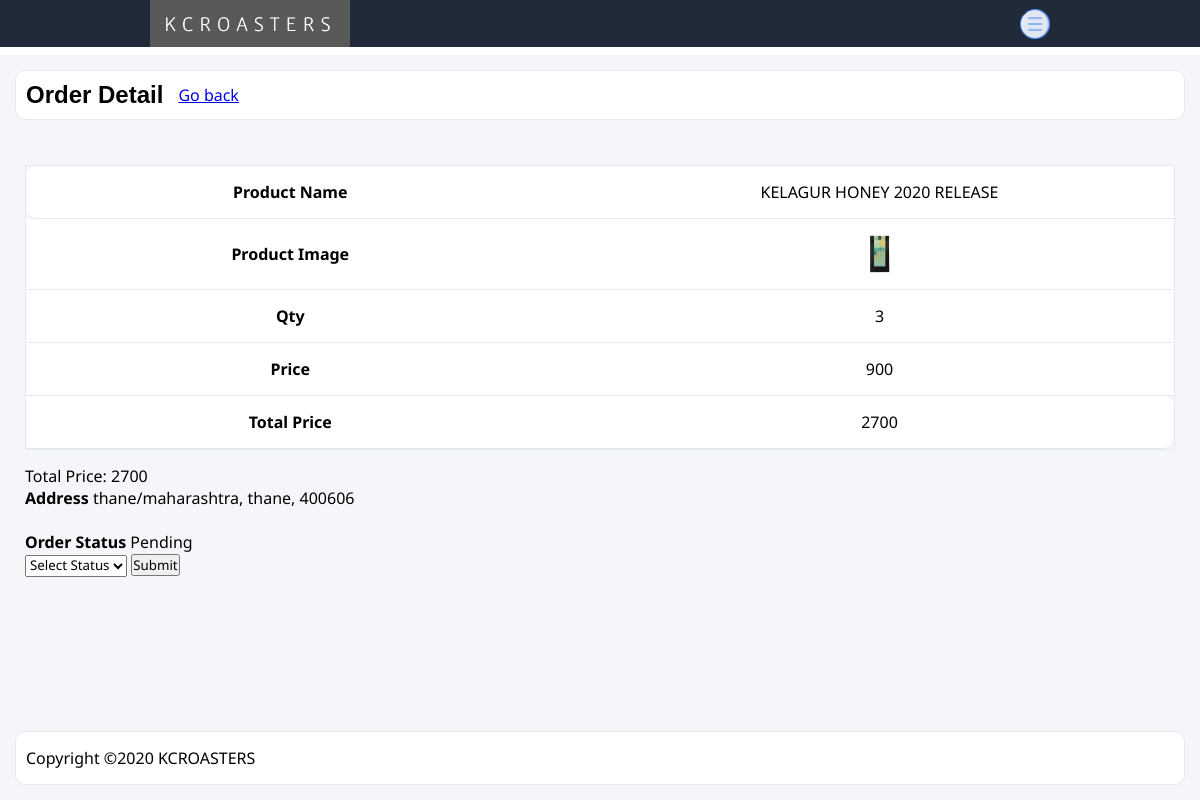
The page /phpeCom/admin/order_master_detail.php?id=5 (signed in) on the database its author committed.
### tables this page shows
CREATE TABLE `order_detail` (
  `id` int(11) NOT NULL,
  `order_id` int(11) NOT NULL,
  `product_id` int(11) NOT NULL,
  `qty` int(11) NOT NULL,
  `price` float NOT NULL
);

CREATE TABLE `product` (
  `id` int(11) NOT NULL,
  `categories_id` int(11) NOT NULL,
  `name` varchar(255) NOT NULL,
  `mrp` float NOT NULL,
  `price` float NOT NULL,
  `qty` int(11) NOT NULL,
  `image` varchar(255) NOT NULL,
  `short_desc` varchar(2000) NOT NULL,
  `description` text NOT NULL,
  `meta_title` text NOT NULL,
  `meta_desc` varchar(2000) NOT NULL,
  `meta_keyword` varchar(2000) NOT NULL,
  `status` tinyint(4) NOT NULL
);

CREATE TABLE `order` (
  `id` int(11) NOT NULL,
  `user_id` int(11) NOT NULL,
  `address` varchar(255) NOT NULL,
  `city` varchar(255) NOT NULL,
  `pincode` int(11) NOT NULL,
  `payment_type` varchar(255) NOT NULL,
  `total_price` float NOT NULL,
  `payment_status` varchar(255) NOT NULL,
  `order_status` int(11) NOT NULL,
  `txnid` varchar(20) NOT NULL,
  `mihpayid` varchar(20) NOT NULL,
  `payu_status` varchar(10) NOT NULL,
  `added_on` datetime NOT NULL
);

CREATE TABLE `order_status` (
  `id` int(11) NOT NULL,
  `name` varchar(255) NOT NULL
);

### phpeCom/admin/functions.inc.php (called while the page is built, shortened)
<?php
function get_safe_value($con,$str){
	if($str!=''){
		$str=trim($str);
		return mysqli_real_escape_string($con,$str);
	}
}
?>

### phpeCom/admin/order_master_detail.php (the view, shortened to what this page needs)
<?php
require('top.inc.php');
$order_id = get_safe_value($con, $_GET['id']);
?>
<section id="order-detail" class="main-display">
	<div class="heading">
		<h2>Order Detail</h2>
		<a href="order-master.php">Go back</a>
	</div>
	<div class="main-display-content">
		<table>
			<tbody>
				<?php
				$res = mysqli_query($con, "select distinct(order_detail.id) ,order_detail.*,product.name,product.image,`order`.address,`order`.city,`order`.pincode from order_detail,product ,`order` where order_detail.order_id='$order_id' and  order_detail.product_id=product.id GROUP by order_detail.id");
				$total_price = 0;
				$userInfo = mysqli_fetch_assoc(mysqli_query($con, "select * from `order` where id='$order_id'"));
				$address = $userInfo['address'];
				$city = $userInfo['city'];
				$pincode = $userInfo['pincode'];
				while ($row = mysqli_fetch_assoc($res)) {
					$total_price = $total_price + ($row['qty'] * $row['price']);
				?>
					<tr>
						<td><?php echo $row['name'] ?></td>
						<td> <img class="product-image" src="<?php echo PRODUCT_IMAGE_SITE_PATH . $row['image'] ?>"></td>
						<td><?php echo $row['qty'] ?></td>
						<td><?php echo $row['price'] ?></td>
						<td><?php echo $row['qty'] * $row['price'] ?></td>
					</tr>
				<?php } ?>
			</tbody>
		</table>
		<div class="total">
			<p>Total Price: <span><?php echo $total_price ?></span></p>
		</div>
		<div id="address_details">
			<strong>Address</strong>
			<?php echo $address ?>, <?php echo $city ?>, <?php echo $pincode ?><br /><br />
			<strong>Order Status</strong>
			<?php
			$order_status_arr = mysqli_fetch_assoc(mysqli_query($con, "select order_status.name from order_status,`order` where `order`.id='$order_id' and `order`.order_status=order_status.id"));
			echo $order_status_arr['name'];
			?>
			<div>
				<form method="post">
					<select name="update_order_status" required>
						<option value="">Select Status</option>
					</select>
					<input type="submit" />
				</form>
			</div>
		</div>
	</div>
	<?php
	require('footer.inc.php');
	?>

### phpeCom/admin/top.inc.php (style rules this page uses)
* { margin: 0; padding: 0; box-sizing: border-box; font-family: var(--content); }
@media only screen and (max-width: 760px),
      (min-device-width: 768px) and (max-device-width: 1024px) { section { margin-top: 55px; } }
.main-display { background-color: var(--gray-light); flex: auto; overflow: auto; padding: 15px; display: flex; flex-direction: column; justify-content: space-between; }
.main-display-content { padding: 0 50px; height: 100vh; overflow-y: scroll; }
.heading { display: flex; align-items: center; margin-bottom: 25px; background-color: var(--white); padding: 10px; border: var(--default-border); border-radius: var(--default-radius); }
.heading>h2 { font-family: var(--heading); margin-right: 15px; }
table { width: 100%; border-collapse: separate; border-spacing: 0; }
td { background-color: var(--white); border: var(--default-border); }
tr:first-child td:first-child { border-top-left-radius: var(--default-radius); }
tr:first-child td:last-child { border-top-right-radius: var(--default-radius); }
tr:last-child td:first-child { border-bottom-left-radius: var(--default-radius); }
tr:last-child td:last-child { border-bottom-right-radius: var(--default-radius); }
td, th { padding: 15px; text-align: center; }
@media only screen and (max-width: 1110px),
      (min-device-width: 768px) and (max-device-width: 1024px) { .heading { margin-bottom: 15px; } }
@media only screen and (max-width: 1110px),
      (min-device-width: 768px) and (max-device-width: 1024px) { .main-display-content { padding: 10px; } }
@media only screen and (max-width: 1110px),
      (min-device-width: 768px) and (max-device-width: 1024px) { table { margin-top: 20px; } }
@media only screen and (max-width: 1110px),
      (min-device-width: 768px) and (max-device-width: 1024px) { table, thead, tbody, th, td, tr { display: block; } }
@media only screen and (max-width: 1110px),
      (min-device-width: 768px) and (max-device-width: 1024px) { tr { border: var(--default-border); margin: 15px 0; } }
@media only screen and (max-width: 1110px),
      (min-device-width: 768px) and (max-device-width: 1024px) { td { border: none; border-bottom: var(--default-border); position: relative; padding-left: 50%; } }
@media only screen and (max-width: 1110px),
      (min-device-width: 768px) and (max-device-width: 1024px) { td:before { position: absolute; top: 6px; left: 6px; width: 45%; padding-right: 10px; white-space: nowrap; } }
.product-image { height: 40px; }
@media only screen and (max-width: 1110px),
      (min-device-width: 768px) and (max-device-width: 1024px) { #order-detail td:nth-of-type(1):before { content: "Product Name"; font-weight: bold; top: 50%; transform: translateY(-50%); } }
@media only screen and (max-width: 1110px),
      (min-device-width: 768px) and (max-device-width: 1024px) { #order-detail td:nth-of-type(2):before { content: "Product Image"; font-weight: bold; top: 50%; transform: translateY(-50%); } }
@media only screen and (max-width: 1110px),
      (min-device-width: 768px) and (max-device-width: 1024px) { #order-detail td:nth-of-type(3):before { content: "Qty"; font-weight: bold; top: 50%; transform: translateY(-50%); } }
@media only screen and (max-width: 1110px),
      (min-device-width: 768px) and (max-device-width: 1024px) { #order-detail td:nth-of-type(4):before { content: "Price"; font-weight: bold; top: 50%; transform: translateY(-50%); } }
@media only screen and (max-width: 1110px),
      (min-device-width: 768px) and (max-device-width: 1024px) { #order-detail td:nth-of-type(5):before { content: "Total Price"; font-weight: bold; top: 50%; transform: translateY(-50%); } }

### rows shown on the page
order_detail: product.name "KELAGUR HONEY 2020 RELEASE", product.image (picture), qty "3", price "900", $row['qty'] * $row['price'] "2700"
order: address "thane/maharashtra", city "thane", pincode "400606"
order_status: name "Pending"

### other values the page prints
$total_price "2700"
